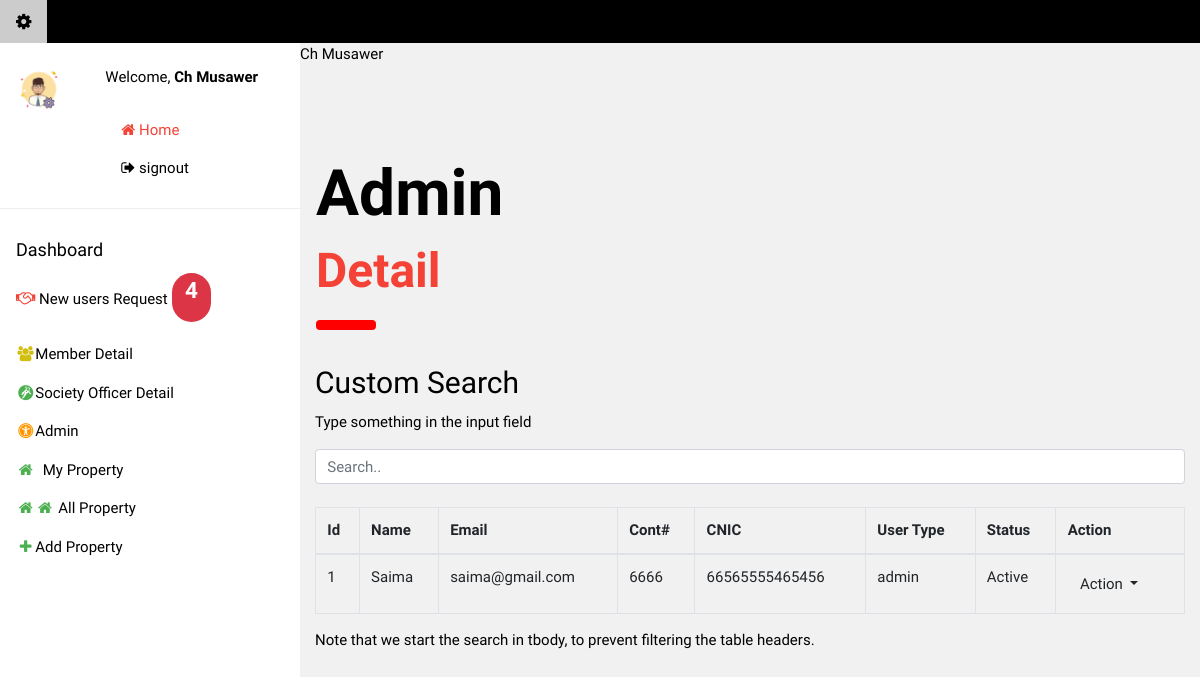
Page /admin_panel/admin_detail.php (signed in) on the committed database.
### tables this page shows
CREATE TABLE `users_details` (
  `id` int(11) NOT NULL,
  `login_id` int(11) DEFAULT NULL,
  `cnic` varchar(250) DEFAULT NULL,
  `address` varchar(250) DEFAULT NULL,
  `mobile_number` varchar(20) DEFAULT NULL,
  `image` varchar(345) DEFAULT NULL
);

### admin_panel/admin_detail.php (the view, shortened to what this page needs)
<?php
include "admin_header.php";
require_once "../db.php";
?>
<div class="w3-container" style="margin-top:80px" id="showcase">
  <h1 class="w3-jumbo"><b>Admin</b></h1>
  <h1 class="w3-xxxlarge w3-text-red"><b>Detail</b></h1>
  <hr style="width:50px;border:5px solid red" class="w3-round">
</div>
<div class="container mt-3">
  <h2>Custom Search</h2>
  <p>Type something in the input field</p>
  <input class="form-control" id="myInput" type="text" placeholder="Search..">
  <br>
  <table class="table table-bordered" id="Table">
    <thead>
      <tr>
        <th> Id</th>
        <th>Name</th>
        <th>Email</th>
        <th>Cont#</th>
        <th>CNIC</th>
        <th>User Type</th>
        <th>Status</th>
        <th>Action</th>
      </tr>
    </thead>
    <tbody id="myTable">
      <?php
      $sql = "SELECT *, login.login_id as id FROM `login` "
      . " LEFT JOIN users_details ON users_details.login_id = login.login_id"
      . " where type in('admin') "
      . ";";
      $result = $conn->query($sql);
      if ($result->num_rows > 0):
      while($row = $result->fetch_assoc()):
      ?>
      <tr <?php if($row['status'] =="blocked")echo"class='danger'";?>>
        <td><?=$row['id']?></td>
        <td><?=$row['name']?></td>
        <td><?=$row['email']?></td>
        <td><?=$row['mobile_number']?></td>
        <td><?=$row['cnic']?></td>
        <td><?=$row['type']?></td>
        <td><?=$row['status']?></td>
        <td>
          <div class = "dropdown">
            <button type = "button" class = "btn dropdown-toggle" id = "dropdownMenu1" data-toggle = "dropdown">
            Action
            </button>
          </div>
        </td>
      </tr>
      <?php endwhile;endif;?>
    </tbody>
  </table>
  <p>Note that we start the search in tbody, to prevent filtering the table headers.</p>
</div>
<link rel="stylesheet" type="text/css" href="https://cdn.datatables.net/v/dt/dt-1.10.18/datatables.min.css"/>

### assets/css/w3.css (style rules this page uses)
html { box-sizing:border-box }
*,*:before,*:after { box-sizing:inherit }
html { -ms-text-size-adjust:100%;-webkit-text-size-adjust:100% }
body { margin:0 }
b,strong { font-weight:bolder }
hr { box-sizing:content-box;height:0;overflow:visible }
button,input,select,textarea,optgroup { font:inherit;margin:0 }
button,input { overflow:visible }
button,select { text-transform:none }
button,[type=button],[type=reset],[type=submit] { -webkit-appearance:button }
html,body { font-family:Verdana,sans-serif;font-size:15px;line-height:1.5 }
html { overflow-x:hidden }
h1 { font-size:36px }
h2 { font-size:30px }
h1,h2,h3,h4,h5,h6 { font-family:"Segoe UI",Arial,sans-serif;font-weight:400;margin:10px 0 }
hr { border:0;border-top:1px solid #eee;margin:20px 0 }
.w3-container:after,.w3-container:before,.w3-panel:after,.w3-panel:before,.w3-row:after,.w3-row:before,.w3-row-padding:after,.w3-row-padding:before, .w3-cell-row:before,.w3-cell-row:after,.w3-clear:after,.w3-clear:before,.w3-bar:before,.w3-bar:after { content:"";display:table;clear:both }
.w3-round,.w3-round-medium { border-radius:4px }
.w3-container,.w3-panel { padding:0.01em 16px }
.w3-xxxlarge { font-size:48px!important }
.w3-jumbo { font-size:64px!important }
.w3-light-grey,.w3-hover-light-grey:hover,.w3-light-gray,.w3-hover-light-gray:hover { color:#000!important;background-color:#f1f1f1!important }
.w3-text-red,.w3-hover-text-red:hover { color:#f44336!important }

### admin_panel/admin_header.php (style rules this page uses)
html,body,h1,h2,h3,h4,h5 { font-family: "Raleway", sans-serif }

### rows in the picture
users_details: login.login_id "1", login.name "Saima", login.email "saima@gmail.com", mobile_number "6666", cnic "66565555465456", login.type "admin", login.status "Active"

### other values in the picture
$d['name'] "Ch Musawer"
